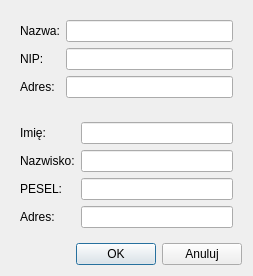
<?xml version="1.0" encoding="UTF-8"?>
<ui version="4.0">
 <class>clientEditDialog</class>
 <widget class="QDialog" name="clientEditDialog">
  <property name="geometry">
   <rect>
    <x>0</x>
    <y>0</y>
    <width>253</width>
    <height>273</height>
   </rect>
  </property>
  <property name="windowTitle">
   <string>Dialog</string>
  </property>
  <layout class="QGridLayout" name="gridLayout">
   <item row="1" column="0">
    <widget class="QWidget" name="companyWidget" native="true">
     <layout class="QFormLayout" name="formLayout">
      <item row="0" column="0">
       <widget class="QLabel" name="cmpNameLabel">
        <property name="text">
         <string>Nazwa:</string>
        </property>
       </widget>
      </item>
      <item row="0" column="1">
       <widget class="QLineEdit" name="cmpNameLineEdit"/>
      </item>
      <item row="1" column="0">
       <widget class="QLabel" name="cmpNIPLabel">
        <property name="text">
         <string>NIP:</string>
        </property>
       </widget>
      </item>
      <item row="1" column="1">
       <widget class="QLineEdit" name="cmpNIPLineEdit"/>
      </item>
      <item row="2" column="0">
       <widget class="QLabel" name="cmpAddressLabel">
        <property name="text">
         <string>Adres:</string>
        </property>
       </widget>
      </item>
      <item row="2" column="1">
       <widget class="QLineEdit" name="cmpAddressLineEdit"/>
      </item>
     </layout>
    </widget>
   </item>
   <item row="2" column="0">
    <widget class="QWidget" name="prvPersonWidget" native="true">
     <layout class="QFormLayout" name="formLayout_3">
      <item row="0" column="0">
       <widget class="QLabel" name="prvNameLabel">
        <property name="text">
         <string>Imię:</string>
        </property>
       </widget>
      </item>
      <item row="0" column="1">
       <widget class="QLineEdit" name="prvNameLineEdit"/>
      </item>
      <item row="1" column="1">
       <widget class="QLineEdit" name="prvSurnameLineEdit"/>
      </item>
      <item row="1" column="0">
       <widget class="QLabel" name="prvSurnameLabel">
        <property name="text">
         <string>Nazwisko:</string>
        </property>
       </widget>
      </item>
      <item row="3" column="1">
       <widget class="QLineEdit" name="prvPESELLineEdit"/>
      </item>
      <item row="3" column="0">
       <widget class="QLabel" name="prvPESELLabel">
        <property name="text">
         <string>PESEL:</string>
        </property>
       </widget>
      </item>
      <item row="5" column="1">
       <widget class="QLineEdit" name="prvAddressLineEdit"/>
      </item>
      <item row="5" column="0">
       <widget class="QLabel" name="prvAdressLabel">
        <property name="text">
         <string>Adres:</string>
        </property>
       </widget>
      </item>
     </layout>
    </widget>
   </item>
   <item row="3" column="0">
    <layout class="QHBoxLayout" name="clientDialogButtonsLayout">
     <item>
      <spacer name="horizontalSpacer">
       <property name="orientation">
        <enum>Qt::Horizontal</enum>
       </property>
       <property name="sizeHint" stdset="0">
        <size>
         <width>40</width>
         <height>20</height>
        </size>
       </property>
      </spacer>
     </item>
     <item>
      <widget class="QPushButton" name="clientEditOkButton">
       <property name="text">
        <string>OK</string>
       </property>
      </widget>
     </item>
     <item>
      <widget class="QPushButton" name="clientEditCancelButton">
       <property name="text">
        <string>Anuluj</string>
       </property>
      </widget>
     </item>
    </layout>
   </item>
  </layout>
 </widget>
 <resources/>
 <connections/>
</ui>
